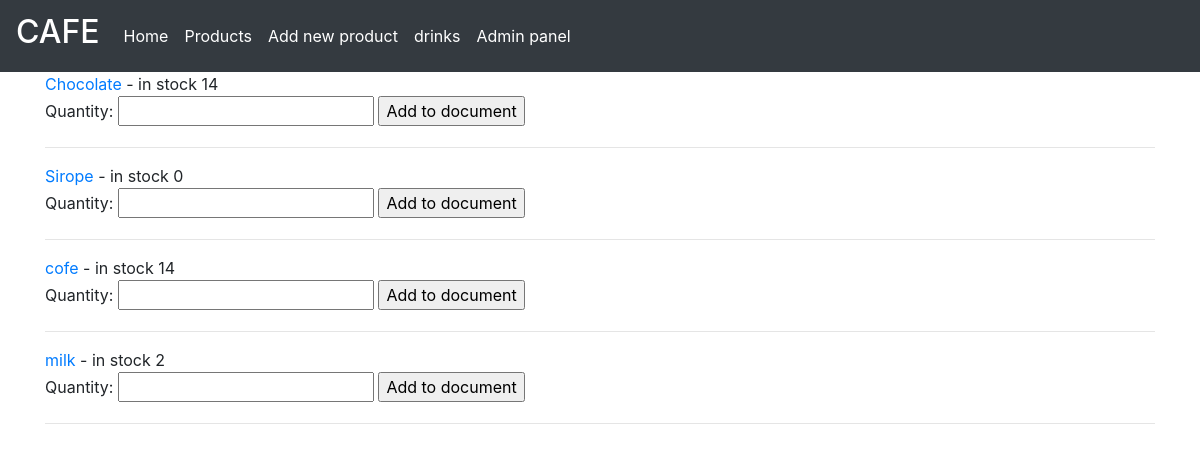
The page /products on the database as committed earlier.
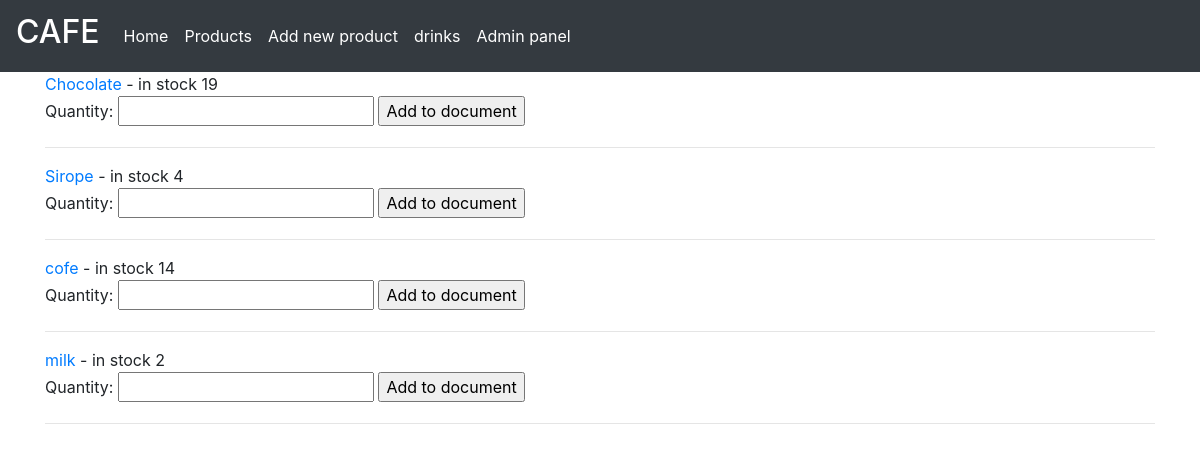
The same page on the database as committed later.
### cafecrm/models.py (models this page shows, shortened)
class Products(models.Model):
    PRODUCT = 'product'
    SNACK = 'snack'
    TARE = 'tare'
    PRODUCT_TYPE = ((PRODUCT, 'продукт'), (SNACK, 'штучный товар'), (TARE, 'тара'))
    PC = 'шт.'
    ML = 'мл'
    GR = 'гр'
    UNITS = ((PC, 'шт.'), (ML, 'мл'), (GR, 'гр'))
    product_name = models.CharField(max_length=250, verbose_name='Наименование')
    unit = models.CharField(max_length=20, choices=UNITS, verbose_name='Единица измерения')
    product_type = models.CharField(max_length=20, choices=PRODUCT_TYPE, verbose_name='Категория')
    slug = models.SlugField(max_length=200, db_index=True, unique='product_name')
    price = models.DecimalField(max_digits=10, decimal_places=2, default=0.00)
    stock = models.PositiveIntegerField(default=0)
    description = models.TextField(blank=True)
    class Meta:
        verbose_name = 'Product'
        verbose_name_plural = 'Products'
        ordering = ['product_type', 'product_name']
        index_together = (('id', 'slug'),)
    def get_absolute_url(self):
        return reverse('cafecrm:product_detail', args=[self.slug, ])

### cafecrm/views.py (the view)
# urls.py: path('products', views.products, name='products'),
def products(request):
    products = Products.objects.all().order_by('product_name')
    doc_product_form = DoctempAddProductForm()
    return render(request,
                  'cafecrm/products.html',
                  {'title': 'Products',
                   'products': products,
                   'doc_product_form': doc_product_form}
                  )

### doc_temp/forms.py
class DoctempAddProductForm(forms.Form):
    quantity = forms.IntegerField(min_value=1)
    update = forms.BooleanField(required=False, initial=False, widget=forms.HiddenInput)

### doc_temp/context_processors.py (called while the page is built)
def doc(request):
    return {'doc_temp': Doctemp(request)}

### templates/cafecrm/products.html (shortened to what this page needs)
{% extends 'cafecrm/base.html' %}
{%  load static %}
{% block content %}
<div class="item">
    {% if products %}
        {% for product in products %}
            <a href="{{ product.get_absolute_url }}">{{ product.product_name }}</a> - in stock {{ product.stock }}
            <form action="{% url 'doc_temp:doc_add' product.id %}" method="post">
                {{ doc_product_form }}
                <input type="submit" value="Add to document">
            </form>
            <hr>
        {% endfor %}
        {% else %}
            В базе нет продуктов
        {% endif %}
</div>
{% endblock %}

Rows that differ between the two databases and show on the page:
changed Products "Chocolate": stock "14" → "19"
changed Products "Sirope": stock "0" → "4"
